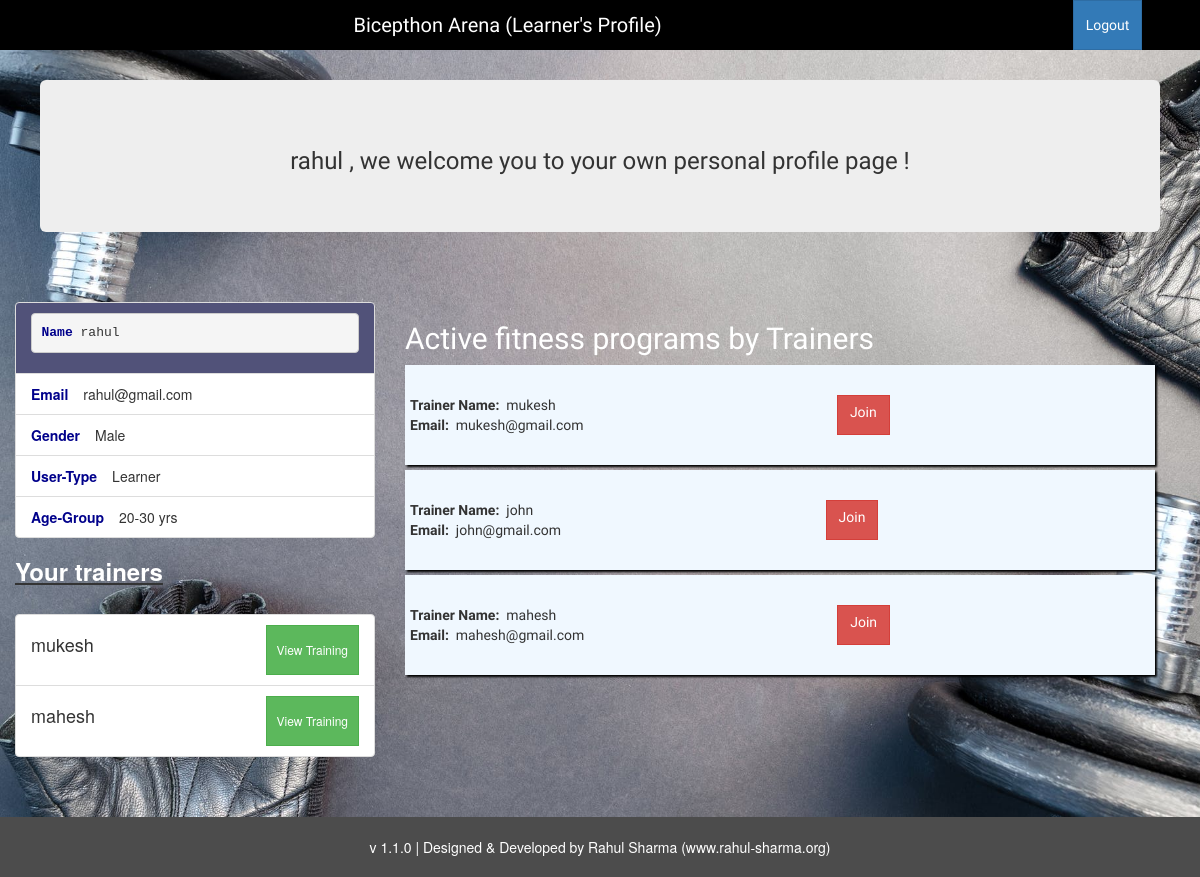
Screenshot of /learnerDashboard.php (signed in) with the database file from the repository.
### tables this page shows
CREATE TABLE `users` (
  `email` varchar(100) NOT NULL,
  `id` int(10) NOT NULL,
  `password` varchar(100) NOT NULL,
  `agegroup` varchar(20) NOT NULL,
  `gender` varchar(40) NOT NULL,
  `profession` varchar(100) NOT NULL,
  `name` varchar(100) NOT NULL,
  `enroll` text NOT NULL,
  `enrolledin` text NOT NULL
);

### learnerDashboard.php (the view, shortened to what this page needs)
<?php
include 'db.php';
if(!isset($_SESSION['userEmail'])){
   echo "<script>alert('Please login !');
   //window.location='index.php';
   </script>";
}else{
    $email = $_SESSION['userEmail'];
}
$sql = "SELECT * FROM users where email = '".$email."'";
$result = $conn->query($sql);
if ($result->num_rows > 0) {
    while($row = $result->fetch_assoc()) {
        $dbname = $row['name'];
        $dbemail = $row['email'];
        $dbagegroup = $row['agegroup'];
        $dbprofession = $row['profession'];
        $dbgender = $row['gender'];
        $dbenroll = $row['enrolledin'];
    }
} else {
    echo "<script>alert('Error ! Please try again later !');
        window.location='learnerDashboard.php';
      </script>";
}
$enroll = array();
$dbenroll = explode(',',trim($dbenroll));
for ($x = 0; $x <= sizeof($dbenroll)-1; $x++) {
    $sql = "SELECT * FROM users where id = '".$dbenroll[$x]."'";
    $result = $conn->query($sql);
    if ($result->num_rows > 0) {
    while($row = $result->fetch_assoc()) {
        array_push($enroll,$row['name']);
    }
  }
}
?>
<!DOCTYPE html>
<html>
<head>
	<link rel="stylesheet" type="text/css" href="css/learnerDashboard.css">
<link rel="stylesheet" href="https://maxcdn.bootstrapcdn.com/bootstrap/3.3.7/css/bootstrap.min.css">
</head>
<body>
<div class="header">
<span id="heading">Bicepthon Arena (Learner's Profile)</span>
<div class="navBtn">
<form action='php/logout.php'>
<button type="submit" class="btn btn-primary">Logout</button>
</form>
</div>
</div>
<div class="container-fluid mainContainer" style="background:url(images/back1.jpeg);background-size: cover;">
    	<div class="row mainRow">
    		<div class="jumbotron profileJumbo" style="margin-top: 80px;">
			    <h3><?php echo $dbname; ?> , we welcome you to your own personal profile page !</h3>
			  </div>
    	</div>
    	<div class="row profileRow">
    			<div class="col-xs-12 col-sm-12 col-md-12 col-lg-4 col1">
    				<ul class="list-group">
					  <li class="list-group-item" style="background-color: #515279;"><pre style="overflow:hidden;"><b style="color:darkblue;">Name</b> <span id="name"><?php echo $dbname; ?></span></li></pre>
					  <li class="list-group-item"><b class="fields">Email</b><span id="email"><?php echo $dbemail; ?></span></li>
					  <li class="list-group-item"><b class="fields">Gender</b><span id="gender"><?php echo $dbgender; ?></span></li>
					  <li class="list-group-item"><b class="fields">User-Type</b><span id="profession"><?php echo $dbprofession; ?></span></li>
					  <li class="list-group-item"><b class="fields">Age-Group</b><span id="agegroup"><?php echo $dbagegroup; ?></span></li>
					</ul>
                    <h3><u><b style="color:white;">Your trainers</b></u></h3><br>
                    <ul class="list-group">
                    <?php
                            $sql = "SELECT * FROM users where id = '".$_SESSION['learnerId']."'";
                            $result = $conn->query($sql);
                            if ($result->num_rows > 0) {
                                while($row = $result->fetch_assoc()) {
                                    $dbdbenroll = $row['enrolledin'];
                                }
                            } else {
                                echo "0 results";
                            }
                            if($dbdbenroll == ""){
                                    echo "<li class='list-group-item' >No trainers till now ! Please join !</li>";
                            }else{
                                for ($x = 0; $x <= sizeof($dbenroll)-1; $x++) {
                                                        echo '<li class="list-group-item" style="display:flex;justify-content:space-between">';
                                                        echo '<h4>'.$enroll[$x].'</h4>';
                                                        echo '<button class="btn btn-success btn-sm" name="'.$dbenroll[$x].'" onclick="clicked(this.name);">View Training</button>';
                                                        echo '</li>';
                                    }
                            }
                    ?>
                    </ul>
    			</div>
    			<div class="col-xs-12 col-sm-12 col-md-12 col-lg-8 col2">
    				<h2 style="color:white;">Active fitness programs by Trainers</h2>
    				<div class="queueCard">
                        <?php
                        $sql = "SELECT * FROM users where profession = 'Trainer'";
                        $result = $conn->query($sql);
                        if ($result->num_rows > 0) {
                            while($row = $result->fetch_assoc()) {
                                $dbname = $row['name'];
                                $dbemail = $row['email'];
                                $dbid = $row['id'];
                               echo "<div class='stagingQueue' style='width:100%;
                        padding: 5px;
                        background-color: aliceblue;
                        height:100px;
                        margin-bottom:10px;
                        padding-top:30px;
                        margin-bottom: 5px; box-shadow:2px 2px 2px black;'>";
                                echo "<div style='display:flex;justify-content:space-between;'>
                                        <div>
                                        <b>Trainer Name:</b>&nbsp;&nbsp;".$dbname."<br>
                                        <b>Email:</b>&nbsp;&nbsp;".$dbemail."
                                        </div>
                                        <a class='btn btn-danger' name='".$dbid."%".$_SESSION['learnerId']."' onclick='joinTrainer(this.name);' style='height:40px;'>Join</a>&nbsp;&nbsp;<br>
                                     </div>
                                      </div>";
                            }
                        } else {
                            echo "<script>alert('Error ! Please try again later !');
                                window.location='learnerDashboard.php';
                              </script>";
                        }
                        ?>
    				</div>
    			</div>
    	</div>
 </div>
 <div class="footer">
    v 1.1.0 | Designed & Developed by Rahul Sharma (www.rahul-sharma.org)
    </div>
</body>
</html>

### css/learnerDashboard.css (style rules this page uses)
.header { width:100%; height:50px; background-color: black; position: fixed; top:0px; left:0px; display: flex; justify-content: space-around; align-items: center; font-size: 20px; color:white; z-index: 2000; font-family: 'Courgette', cursive; }
.btn { height:50px; border-radius: 0px !important; }
#heading { width:75%; display: flex; justify-content: space-around; align-items: center; }
.navBtn { display: flex; justify-content: space-around; align-items: center; }
.profileJumbo { margin:40px; background-color: aliceblue; color:black; display: flex; justify-content: space-around; align-items: center; font-family: 'Courgette', cursive; font-weight: bold; }
.profileRow { width:100%; height: 100%; }
.fields { color:darkblue; margin-right: 15px; }
.col1 { padding: 40px; }
.col2 { padding:40px; font-family: 'Courgette', cursive; }
.queueCard { width:100%; }
.footer { width:100%; height:60px; background-color: rgba(0,0,0,0.7); color:white; display: flex; justify-content: space-around; align-items: center; }

### rows the page displays
users: name "rahul", email "rahul@gmail.com", gender "Male", profession "Learner", agegroup "20-30 yrs"
users: name "mukesh", email "mukesh@gmail.com"
users: name "john", email "john@gmail.com"
users: name "mahesh", email "mahesh@gmail.com"

### other values shown
$enroll[$x] "mukesh"
$enroll[$x] "mahesh"
